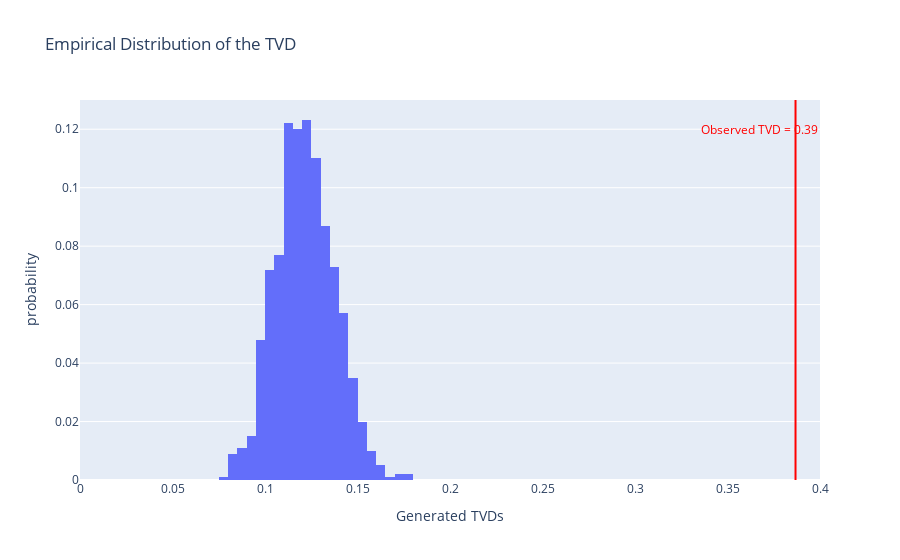

Write notebook code for a chart like this one.
### Code cell
fig = px.histogram(pd.DataFrame({'tvds':tvds}),histnorm='probability', 
                   title='Empirical Distribution of the TVD')
fig.add_vline(x=observed_statistic, line_color='red', line_width=2, opacity=1)
fig.add_annotation(text=f'<span style="color:red">Observed TVD = {round(observed_statistic, 2)}</span>',
                   x=0.95 * observed_statistic, showarrow=False, y=0.12)
fig.update_layout(yaxis_range=[0, 0.13])
fig.update_layout(xaxis_range=[0, 0.4])
fig.update_layout(showlegend=False)
fig.update_layout(
    xaxis_title="Generated TVDs"  
)

### Figure 1 — Plotly figure (JSON) as saved in the notebook; plotly's stock layout.template omitted (floating-point values rounded to 4 significant figures; data arrays with more than 128 entries replaced by an {"elided": "..."} marker saying what was removed)
{"data": [{"alignmentgroup": "True", "bingroup": "x", "histnorm": "probability", "hovertemplate": "variable=tvds<br>value=%{x}<br>probability=%{y}<extra></extra>", "legendgroup": "tvds", "marker": {"color": "#636efa", "pattern": {"shape": ""}}, "name": "tvds", "offsetgroup": "tvds", "orientation": "v", "showlegend": true, "type": "histogram", "x": {"elided": "1000 float values"}, "xaxis": "x", "yaxis": "y"}], "layout": {"annotations": [{"showarrow": false, "text": "<span style=\"color:red\">Observed TVD = 0.39</span>", "x": 0.3674, "y": 0.12}], "barmode": "relative", "legend": {"title": {"text": "variable"}, "tracegroupgap": 0}, "shapes": [{"line": {"color": "red", "width": 2}, "opacity": 1, "type": "line", "x0": 0.3868, "x1": 0.3868, "xref": "x", "y0": 0, "y1": 1, "yref": "y domain"}], "showlegend": false, "title": {"text": "Empirical Distribution of the TVD"}, "xaxis": {"anchor": "y", "domain": [0, 1], "range": [0, 0.4], "title": {"text": "Generated TVDs"}}, "yaxis": {"anchor": "x", "domain": [0, 1], "range": [0, 0.13], "title": {"text": "probability"}}}}
